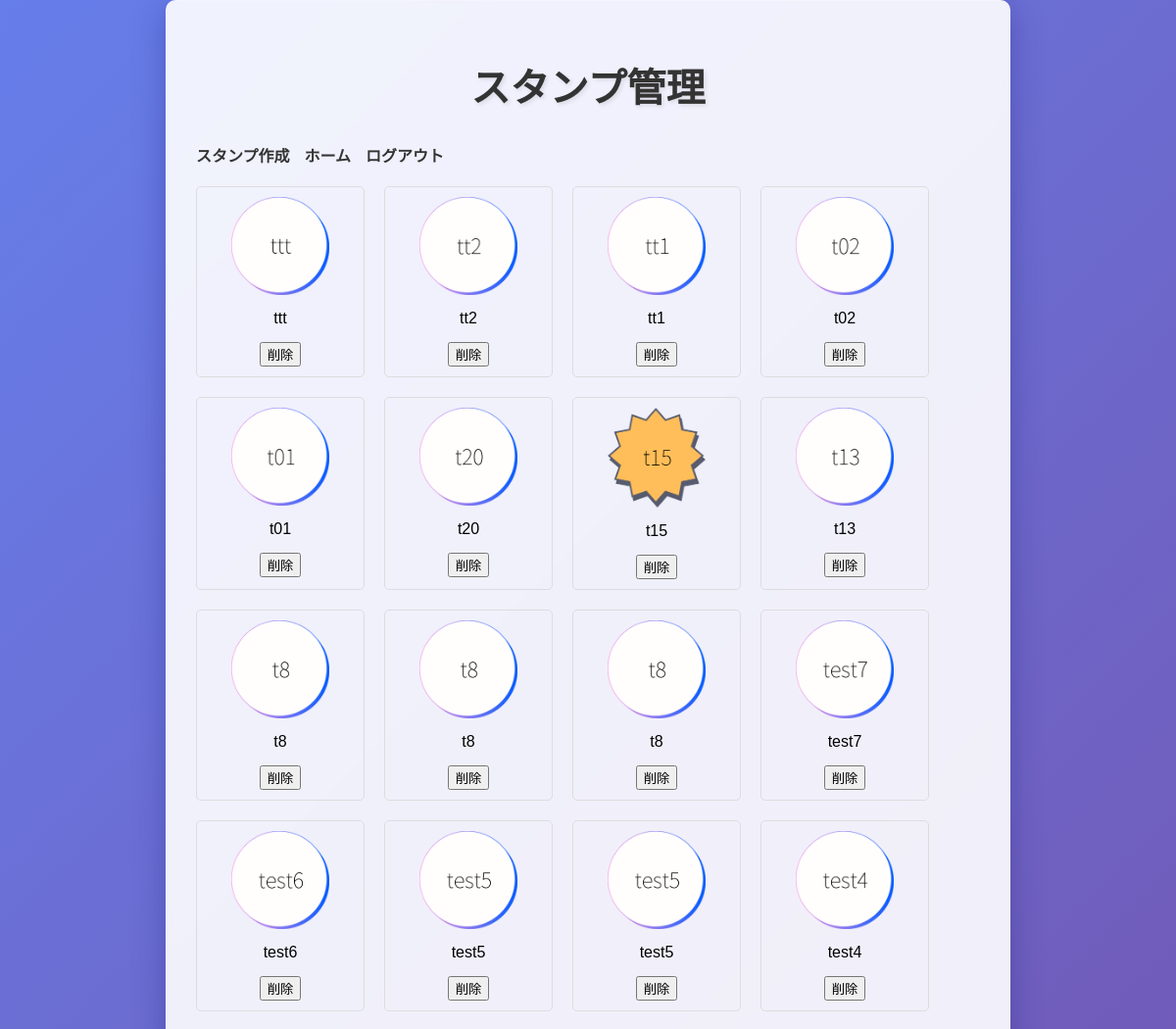
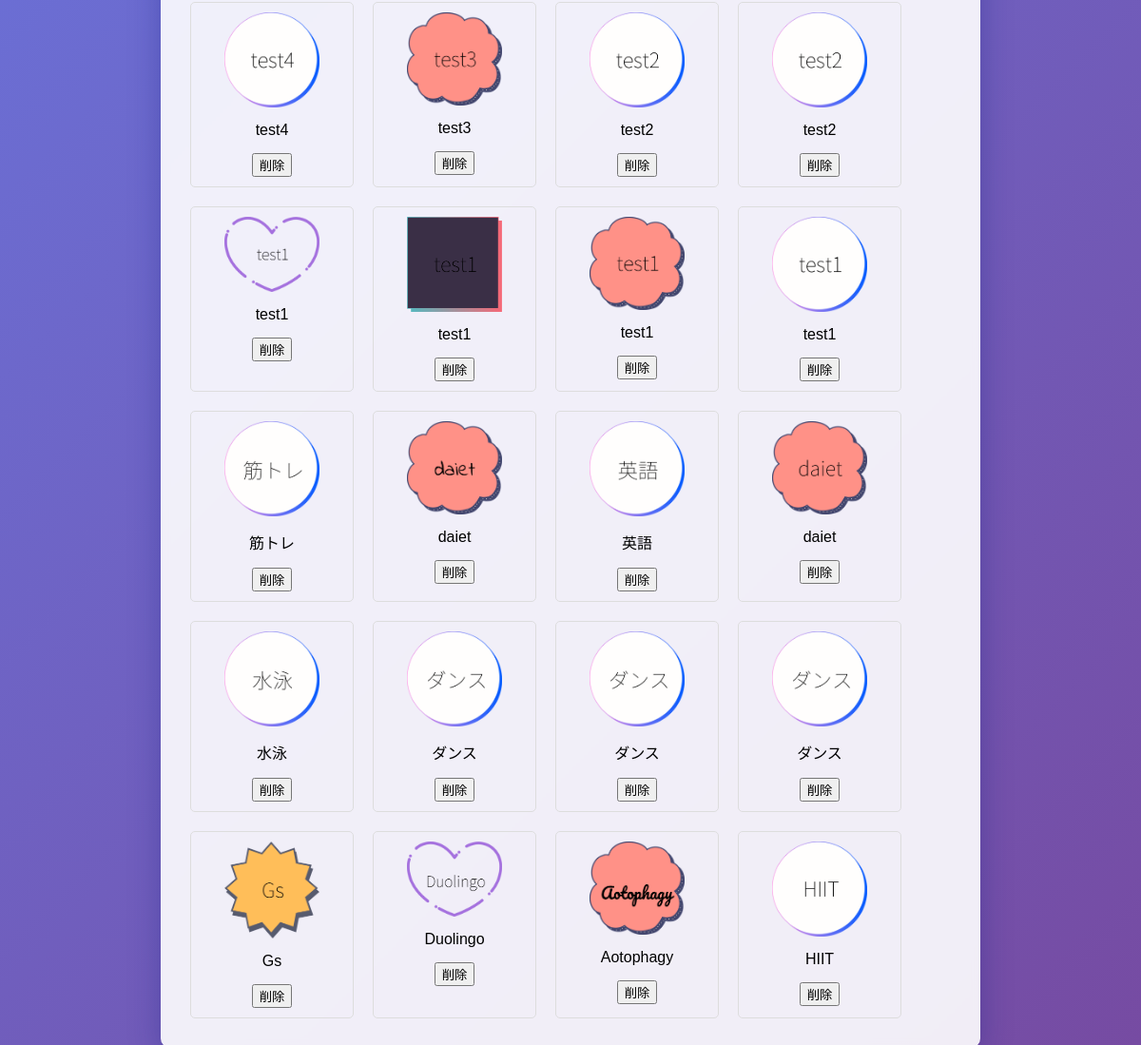
Screenshot of /stamp-creation/stamp_management.php (signed in) with the database file from the repository (2 pictures, top to bottom).
### tables this page shows
CREATE TABLE `stamps` (
  `id` int(11) NOT NULL,
  `hobby` varchar(255) NOT NULL,
  `shape` varchar(50) NOT NULL,
  `font` varchar(50) NOT NULL,
  `image_path` varchar(255) NOT NULL,
  `created_at` timestamp NOT NULL DEFAULT current_timestamp(),
  `user_id` int(11) DEFAULT NULL,
  `status` enum('draft','registered') DEFAULT 'draft'
);

### stamp-creation/stamp_management.php (the view, shortened to what this page needs)
<?php
require_once '../includes/database_functions.php';
$user_id = $_SESSION['user_id'];
?>
<!DOCTYPE html>
<html lang="ja">
<head>
    <link rel="stylesheet" href="styles.css">
</head>
<body>
    <div class="container">
        <h1>スタンプ管理</h1>
        <nav>
            <ul>
                <li><a href="index.php">スタンプ作成</a></li>
                <li><a href="../index.php">ホーム</a></li>
                <li><a href="../registration/logout.php">ログアウト</a></li>
            </ul>
        </nav>
        <?php
        $sql = "SELECT * FROM stamps WHERE user_id = ? ORDER BY created_at DESC";
        $stmt = $conn->prepare($sql);
        $stmt->bind_param("i", $user_id);
        $stmt->execute();
        $result = $stmt->get_result();
        if ($result->num_rows > 0) {
            echo "<div class='stamp-list'>";
            while ($stamp = $result->fetch_assoc()) {
                echo "<div class='stamp-item'>";
                echo "<img src='" . htmlspecialchars($stamp['image_path']) . "' alt='Stamp' width='100'>";
                echo "<p>" . htmlspecialchars($stamp['hobby']) . "</p>";
                echo "<form method='post'>";
                echo "<input type='submit' name='delete_stamp' value='削除' onclick='return confirm(\"このスタンプを削除しますか？\");'>";
                echo "</form>";
                echo "</div>";
            }
            echo "</div>";
        } else {
            echo "<p>スタンプがありません。</p>";
        }
        ?>
    </div>
</body>
</html>

### stamp-creation/styles.css (style rules this page uses)
body { font-family: 'Arial', sans-serif; margin: 0; padding: 0; background: linear-gradient(135deg, #667eea 0%, #764ba2 100%); background-attachment: fixed; min-height: 100vh; display: flex; justify-content: center; align-items: center; }
.container { max-width: 800px; width: 90%; padding: 30px; background-color: rgba(255, 255, 255, 0.9); box-shadow: 0 8px 32px 0 rgba(31, 38, 135, 0.37); backdrop-filter: blur(4px); -webkit-backdrop-filter: blur(4px); border-radius: 10px; border: 1px solid rgba(255, 255, 255, 0.18); }
h1, h2 { color: #333; text-align: center; margin-bottom: 30px; font-size: 2.5em; text-shadow: 2px 2px 4px rgba(0,0,0,0.1); }
.stamp-list { display: flex; flex-wrap: wrap; gap: 20px; }
.stamp-list { display: flex; flex-wrap: wrap; gap: 20px; justify-content: flex-start; }
.stamp-item { border: 1px solid #ddd; padding: 10px; border-radius: 5px; display: flex; flex-direction: column; align-items: center; width: 150px; }
.stamp-item img { max-width: 100%; height: auto; margin-bottom: 10px; }
.stamp-item p { margin: 5px 0; text-align: center; }
.stamp-item form { margin-top: 10px; }
nav ul { list-style-type: none; padding: 0; display: flex; gap: 15px; margin-bottom: 20px; }
nav ul li a { text-decoration: none; color: #333; font-weight: bold; }

### rows the page displays
stamps: image_path (picture), hobby "ttt"
stamps: image_path (picture), hobby "tt2"
stamps: image_path (picture), hobby "tt1"
stamps: image_path (picture), hobby "t02"
stamps: image_path (picture), hobby "t01"
stamps: image_path (picture), hobby "t20"
stamps: image_path (picture), hobby "t15"
stamps: image_path (picture), hobby "t13"
stamps: image_path (picture), hobby "t8"
stamps: image_path (picture), hobby "t8"
stamps: image_path (picture), hobby "t8"
stamps: image_path (picture), hobby "test7"
stamps: image_path (picture), hobby "test6"
stamps: image_path (picture), hobby "test5"
stamps: image_path (picture), hobby "test5"
stamps: image_path (picture), hobby "test4"
stamps: image_path (picture), hobby "test4"
stamps: image_path (picture), hobby "test3"
stamps: image_path (picture), hobby "test2"
stamps: image_path (picture), hobby "test2"
stamps: image_path (picture), hobby "test1"
stamps: image_path (picture), hobby "test1"
stamps: image_path (picture), hobby "test1"
stamps: image_path (picture), hobby "test1"
stamps: image_path (picture), hobby "筋トレ"
stamps: image_path (picture), hobby "daiet"
stamps: image_path (picture), hobby "英語"
stamps: image_path (picture), hobby "daiet"
stamps: image_path (picture), hobby "水泳"
stamps: image_path (picture), hobby "ダンス"
stamps: image_path (picture), hobby "ダンス"
stamps: image_path (picture), hobby "ダンス"
stamps: image_path (picture), hobby "Gs"
stamps: image_path (picture), hobby "Duolingo"
stamps: image_path (picture), hobby "Aotophagy"
stamps: image_path (picture), hobby "HIIT"
